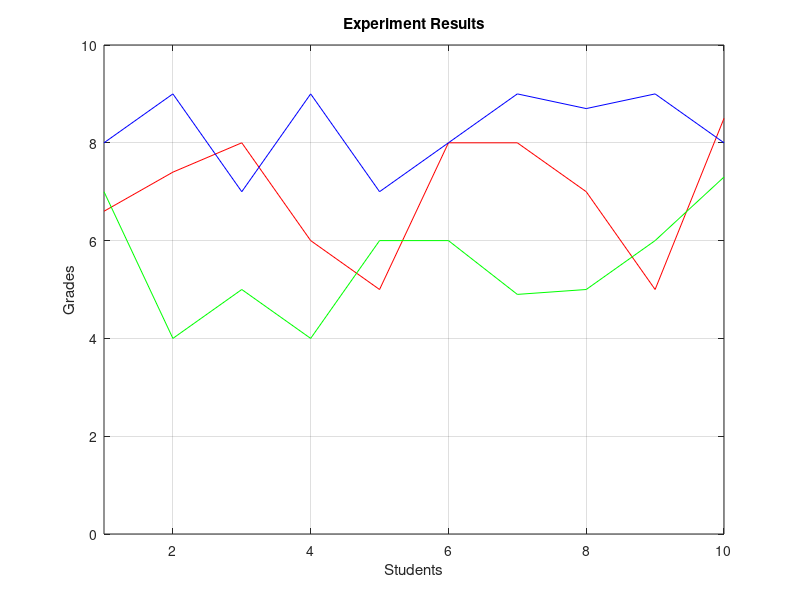

Reproduce this figure in MATLAB.
x = [1 2 3 4 5 6 7 8 9 10]
y = [6.6 7.4 8 6 5 8 8 7 5 8.5]
plot(x,y,'r');
grid on;
hold on;
x1 = [1 2 3 4 5 6 7 8 9 10]
y1 = [8 9 7 9 7 8 9 8.7 9 8]
plot(x1,y1,'b');
hold on;
x2 = [1 2 3 4 5 6 7 8 9 10]
y2 = [7 4 5 4 6 6 4.9 5 6 7.3]
plot(x2, y2, 'g');
axis([1 10 0 10]);
xlabel('Students');
ylabel('Grades');
title('Experiment Results');